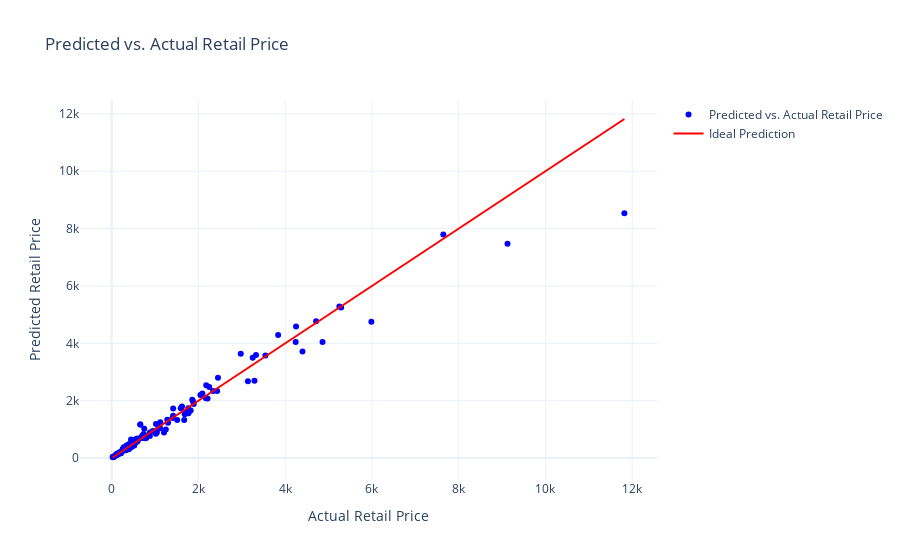

Notebook code cell kept with this figure:
### Code cell
# Now let’s make predictions and have a look at the predicted retail prices and the actual retail prices:

y_pred = model.predict(X_test)

fig = go.Figure()
fig.add_trace(go.Scatter(x=y_test, y=y_pred, mode='markers', 
                         marker=dict(color='blue'), 
                         name='Predicted vs. Actual Retail Price'))
fig.add_trace(go.Scatter(x=[min(y_test), max(y_test)], y=[min(y_test), max(y_test)], 
                         mode='lines', 
                         marker=dict(color='red'), 
                         name='Ideal Prediction'))
fig.update_layout(
    title='Predicted vs. Actual Retail Price',
    xaxis_title='Actual Retail Price',
    yaxis_title='Predicted Retail Price'
)
fig.show()

### Figure 1 — Plotly figure (JSON) as saved in the notebook; plotly's stock layout.template omitted (floating-point values rounded to 4 significant figures; data arrays with more than 128 entries replaced by an {"elided": "..."} marker saying what was removed)
{"data": [{"marker": {"color": "blue"}, "mode": "markers", "name": "Predicted vs. Actual Retail Price", "type": "scatter", "x": {"elided": "136 float values"}, "y": {"elided": "136 float values"}}, {"marker": {"color": "red"}, "mode": "lines", "name": "Ideal Prediction", "type": "scatter", "x": [19.9, 11820.0], "y": [19.9, 11820.0]}], "layout": {"title": {"text": "Predicted vs. Actual Retail Price"}, "xaxis": {"title": {"text": "Actual Retail Price"}}, "yaxis": {"title": {"text": "Predicted Retail Price"}}}}
